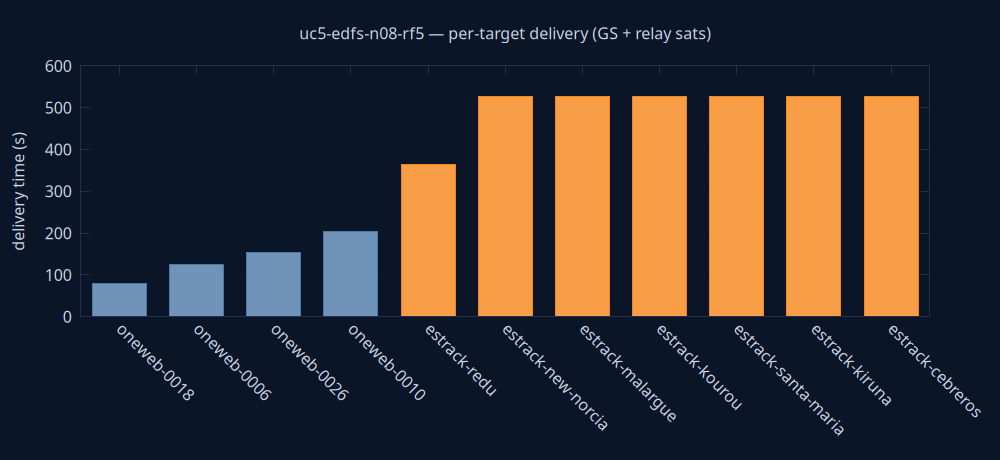

Generate this figure with gnuplot:
set terminal pngcairo size 1000,460 background rgb '#0a1628'
set output 'delivery.png'
set style fill solid 0.8
set boxwidth 0.7 relative
set border lc rgb '#22304a'
set grid ytics lc rgb '#22304a'
set yrange [0:*]
set ylabel 'delivery time (s)' textcolor rgb '#cdd7ea'
set xtics rotate by -45 textcolor rgb '#cdd7ea'
set ytics textcolor rgb '#cdd7ea'
set title 'uc5-edfs-n08-rf5 — per-target delivery (GS + relay sats)' textcolor rgb '#cdd7ea'
plot 'delivery.dat' using 0:2:3:xtic(1) with boxes lc rgb variable notitle
